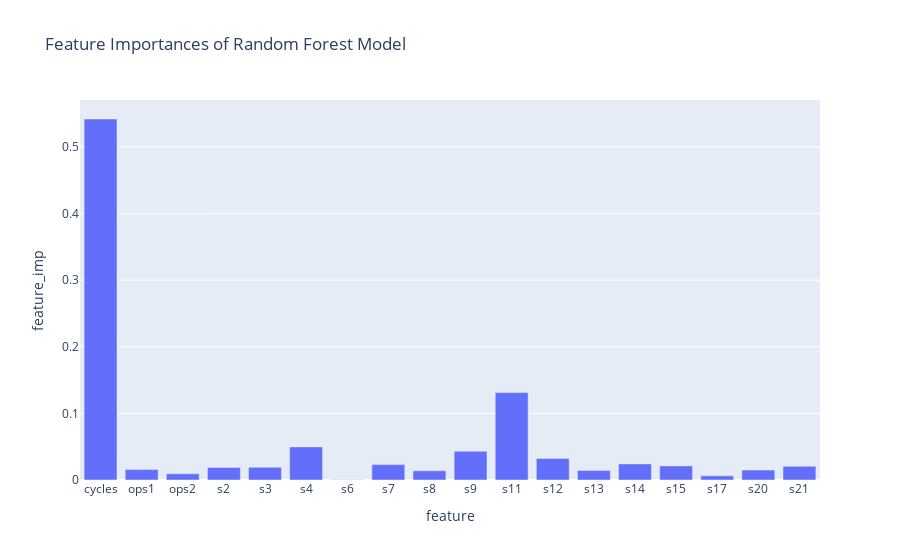

Notebook source saved alongside this figure:
### Code cell
feature_importances_df = pd.DataFrame({'feature':list(X_train_npca.columns),'feature_imp':list(rf_non_pca.feature_importances_)})
px.bar(feature_importances_df, x='feature', y='feature_imp', title='Feature Importances of Random Forest Model')

### Figure 1 — Plotly figure (JSON) as saved in the notebook; plotly's stock layout.template omitted (floating-point values rounded to 4 significant figures)
{"data": [{"alignmentgroup": "True", "hovertemplate": "feature=%{x}<br>feature_imp=%{y}<extra></extra>", "legendgroup": "", "marker": {"color": "#636efa", "pattern": {"shape": ""}}, "name": "", "offsetgroup": "", "orientation": "v", "showlegend": false, "textposition": "auto", "type": "bar", "x": ["cycles", "ops1", "ops2", "s2", "s3", "s4", "s6", "s7", "s8", "s9", "s11", "s12", "s13", "s14", "s15", "s17", "s20", "s21"], "xaxis": "x", "y": [0.5421, 0.01566, 0.009389, 0.01878, 0.01901, 0.04971, 0.0004754, 0.0231, 0.01391, 0.04317, 0.1312, 0.03222, 0.01422, 0.02413, 0.02121, 0.006243, 0.01502, 0.02048], "yaxis": "y"}], "layout": {"barmode": "relative", "legend": {"tracegroupgap": 0}, "title": {"text": "Feature Importances of Random Forest Model"}, "xaxis": {"anchor": "y", "domain": [0, 1], "title": {"text": "feature"}}, "yaxis": {"anchor": "x", "domain": [0, 1], "title": {"text": "feature_imp"}}}}
